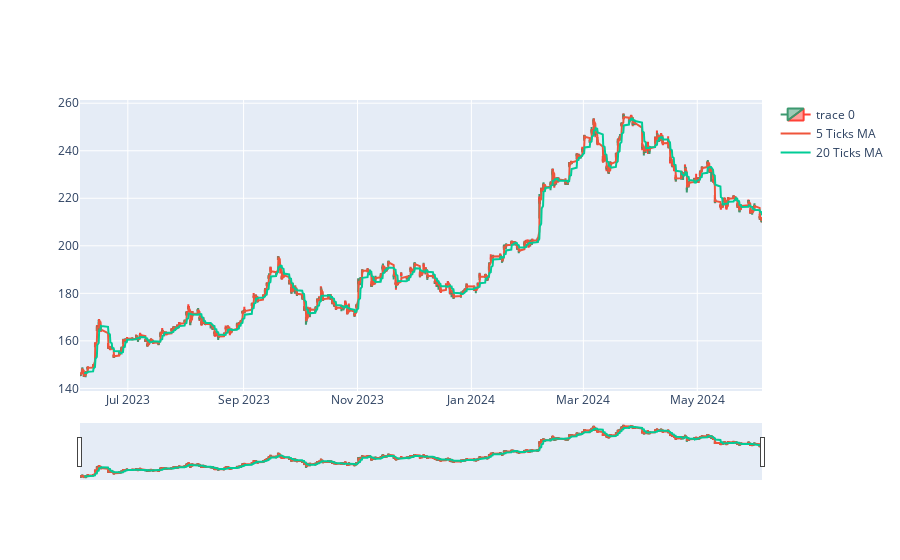

Notebook source saved alongside this figure:
### Code cell
# plot eith candle stick

fig = go.Figure(data=[go.Candlestick(x=tsm_data.index,
                open=tsm_data['Open'],
                high=tsm_data['High'],
                low=tsm_data['Low'],
                close=tsm_data['Close'])])

# plot moving average of 20 ticks and 80 ticks

fig.add_trace(go.Scatter(x=tsm_data.index, y=tsm_data['Close'].rolling(window=5).mean(), name='5 Ticks MA'))
fig.add_trace(go.Scatter(x=tsm_data.index, y=tsm_data['Close'].rolling(window=20).mean(), name='20 Ticks MA'))

fig.show()

### Figure 1 — Plotly figure (JSON) as saved in the notebook; plotly's stock layout.template omitted (floating-point values rounded to 4 significant figures; data arrays with more than 128 entries replaced by an {"elided": "..."} marker saying what was removed)
{"data": [{"close": {"elided": "1756 float values"}, "high": {"elided": "1756 float values"}, "low": {"elided": "1756 float values"}, "open": {"elided": "1756 float values"}, "type": "candlestick", "x": {"elided": "1756 str values"}}, {"name": "5 Ticks MA", "type": "scatter", "x": {"elided": "1756 str values"}, "y": {"elided": "1756 float values"}}, {"name": "20 Ticks MA", "type": "scatter", "x": {"elided": "1756 str values"}, "y": {"elided": "1756 float values"}}], "layout": {}}
